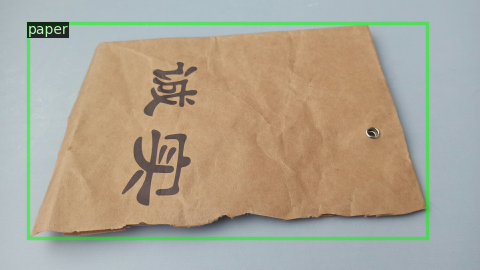
#> input picture data/Haihua-Trash-Sorting/examples/0.png, 480 x 270 px, given in place of 0.jpg, which was not available
$ python sift.py   (Python 2 division)
#> lines starting #> are read from the running program, lines starting #| are printed output that depends on the picture; after the words box and inside, x2 and y2 are one past the last pixel; in counts of white or black regions, pixels touching at a corner belong together; long printed decimals are rounded; pictures that were not available may be replaced by others from this repository, and a replacement may not be noted
#!/usr/bin/env python
import numpy as np
import cv2
from matplotlib import pyplot as plt
MIN_MATCH_COUNT = 4

def siftMatch(sourceImage,targetImage,showPicture = False):
    #cv2.xfeatures2d.SIFT_create(int nfeature=0,int nOctaveLayers=3,double contrastThreshold=0.04,double edgeThreshold=10,double sigma=1.6)
    #nfeature: The number of best features to retain
    #nOctaveLayers: The number of layers in each octave
    #contrastThreshold: used to filter out weak features in semi-uniform (low-contrast) regions
    #edgeThreshold: used to filter out edge-like features,the larger the edgeThreshold, the less features are filtered out (more features are retained)
    #sigma: The sigma of the Gaussian applied to the input image at the octave #0. If your image is captured with a weak camera with soft lenses, you might want to reduce the number
    sift = cv2.xfeatures2d.SIFT_create()
    # find the keypoints and descriptors with SIFT
    kp1, des1 = sift.detectAndCompute(sourceImage,None)
    kp2, des2 = sift.detectAndCompute(targetImage,None)
    if(len(kp2) == 0 or len(kp1)==0):
        return 0,None
    FLANN_INDEX_KDTREE = 0
    index_params = dict(algorithm = FLANN_INDEX_KDTREE, trees = 5)
    search_params = dict(checks = 50)
    flann = cv2.FlannBasedMatcher(index_params, search_params)
    matches = flann.knnMatch(des1,des2,k=2)
    # store all the good matches as per Lowe's ratio test.
    good = []
    for m,n in matches:
        if m.distance < 0.8*n.distance:
            good.append(m)
    if len(good)>MIN_MATCH_COUNT:
        src_pts = np.float32([ kp1[m.queryIdx].pt for m in good ]).reshape(-1,1,2)
        dst_pts = np.float32([ kp2[m.trainIdx].pt for m in good ]).reshape(-1,1,2)

        M, mask = cv2.findHomography(src_pts, dst_pts, cv2.RANSAC,5.0)
        if(M is None):
                return len(good),None
        matchesMask = mask.ravel().tolist()
        angle = np.arctan2(M[1,0],M[0,0])
        # print angle * 180.0/3.1415926,"degrees"

        # h,w,_ = sourceImage.shape
        imageSize = sourceImage.shape
        h = imageSize[0]
        w = imageSize[1]
        pts = np.float32([ [0,0],[0,h-1],[w-1,h-1],[w-1,0] ]).reshape(-1,1,2)
        dst = cv2.perspectiveTransform(pts,M)
        targetImage = cv2.polylines(targetImage,[np.int32(dst)],True,255,3, cv2.LINE_AA)
        if(showPicture == True):
            draw_params = dict(matchColor = (0,255,0), # draw matches in green color
                               singlePointColor = None,
                               matchesMask = matchesMask, # draw only inliers
                               flags = 2)
            img3 = cv2.drawMatches(sourceImage,kp1,targetImage,kp2,good,None,**draw_params)
            plt.imshow(img3, 'gray'),plt.show()
        return len(good),angle
    else:
        print "Not enough matches are found - %d/%d" % (len(good),MIN_MATCH_COUNT)
        matchesMask = None
        return len(good),None

if __name__ == '__main__':
    srcImage =cv2.imread('/home/bionicdl-razer/git-projects/finetune_alexnet_with_tensorflow/jigsaw_images/0.jpg',0)
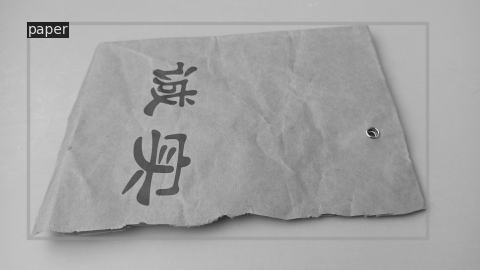
#> srcImage: shape (270, 480); min 24, max 244, mean 164.5
    targetImage =cv2.imread('/home/bionicdl-razer/git-projects/finetune_alexnet_with_tensorflow/jigsaw_images/2.jpg',0)
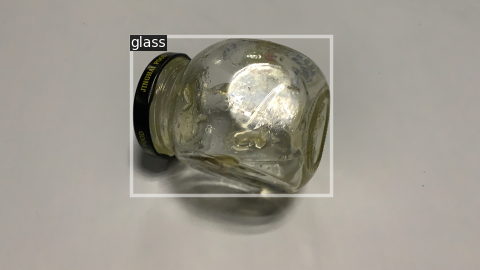
#> input picture data/Haihua-Trash-Sorting/examples/1.png, 480 x 270 px, given in place of 2.jpg, which was not available
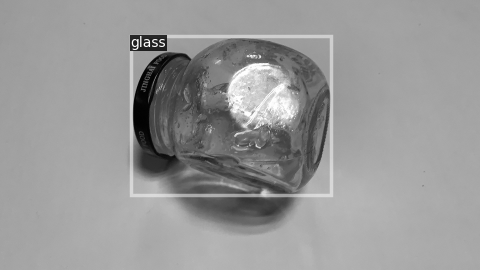
#> targetImage: shape (270, 480); min 2, max 255, mean 152
    matchNum,angle = siftMatch(srcImage,targetImage)
#> in siftMatch, `kp1, des1 = sift.detectAndCompute(sourceImage,None)`: kp1 = 154 keypoints; strongest (x, y, size): (32, 30, 2.4), (49, 30, 2.4), (29, 24, 3.2), (66, 35, 4.1)
#> in siftMatch, `kp2, des2 = sift.detectAndCompute(targetImage,None)`: kp2 = 259 keypoints; strongest (x, y, size): (135, 43, 2.4), (151, 43, 2), (265, 193, 6.1), (260, 98, 41.6)
#> in siftMatch, `matches = flann.knnMatch(des1,des2,k=2)`: matches = 154 matches
#> after the loop in siftMatch, `for m,n in matches:`: good = 16 matches
#> in siftMatch, `src_pts = np.float32([ kp1[m.queryIdx].pt for m in good ]).reshape(-1,..`: src_pts = 16 rows, first 8: [28.85, 23.72], [32.68, 36], [42.62, 35.84], [48.99, 36.01], [61.28, 23.92], [66.18, 35.1], [66.26, 233.7], [68.82, 231.2]
#> in siftMatch, `dst_pts = np.float32([ kp2[m.trainIdx].pt for m in good ]).reshape(-1,..`: dst_pts = 16 rows, first 8: [131.9, 36.9], [158.5, 36.88], [144, 36.69], [140.2, 48.87], [158.5, 36.88], [164.7, 36.7], [205.9, 158.5], [164.6, 70.2]
#> in siftMatch, `M, mask = cv2.findHomography(src_pts, dst_pts, cv2.RANSAC,5.0)`: M = [[1.86, -6.87, 165.1], [0.774, -2.89, 69.85], [0.0113, -0.0417, 1]]; mask = [0, 0, 0, 0, 0, 0, 0, 1, 0, 0, 1, 0, 1, 1, 0, 0]
#> in siftMatch, `angle = np.arctan2(M[1,0],M[0,0])`: angle = 0.394
#> in siftMatch, `dst = cv2.perspectiveTransform(pts,M)`: dst = [[165.1, 69.85], [164.6, 69.14], [164.9, 70.02], [164.4, 68.6]]
#> in siftMatch, `targetImage = cv2.polylines(targetImage,[np.int32(dst)],True,255,3, cv..`: targetImage: shape (270, 480); 0.04% of pixels changed, all inside (x1, y1, x2, y2) = (161, 66, 169, 73)
#> matchNum = 16; angle = 0.394
    print("angle: ",angle)
#| angle:  0.3943
